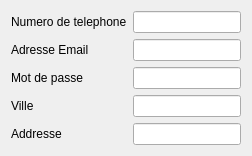
                   <widget class="QWidget" name="tab_contact">
                    <attribute name="title">
                     <string>🔹 Coordonnées</string>
                    </attribute>
                    <layout class="QGridLayout" name="gridLayout_contact">
                     <item row="0" column="0">
                      <widget class="QLabel" name="label_phone">
                       <property name="text">
                        <string>Numero de telephone</string>
                       </property>
                      </widget>
                     </item>
                     <item row="0" column="1">
                      <widget class="QLineEdit" name="lineEdit_phone"/>
                     </item>
                     <item row="1" column="0">
                      <widget class="QLabel" name="label_email">
                       <property name="text">
                        <string>Adresse Email</string>
                       </property>
                      </widget>
                     </item>
                     <item row="1" column="1">
                      <widget class="QLineEdit" name="lineEdit_email"/>
                     </item>
                     <item row="2" column="0">
                      <widget class="QLabel" name="label_pwd">
                       <property name="text">
                        <string>Mot de passe</string>
                       </property>
                      </widget>
                     </item>
                     <item row="2" column="1">
                      <widget class="QLineEdit" name="lineEdit_pwd">
                       <property name="echoMode">
                        <enum>QLineEdit::EchoMode::Password</enum>
                       </property>
                      </widget>
                     </item>
                     <item row="3" column="0">
                      <widget class="QLabel" name="label_city">
                       <property name="text">
                        <string>Ville</string>
                       </property>
                      </widget>
                     </item>
                     <item row="3" column="1">
                      <widget class="QLineEdit" name="lineEdit_city"/>
                     </item>
                     <item row="4" column="0">
                      <widget class="QLabel" name="label_addr">
                       <property name="text">
                        <string>Addresse</string>
                       </property>
                      </widget>
                     </item>
                     <item row="4" column="1">
                      <widget class="QLineEdit" name="lineEdit_addr"/>
                     </item>
                    </layout>
                   </widget>
